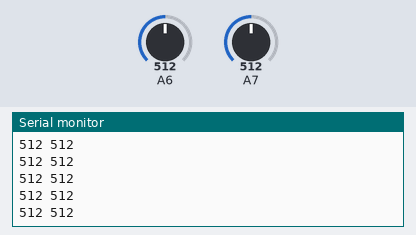
Recording of a sketch running on a simulated Arduino Nano, built with avr-gcc and run on an emulated ATmega328P. On the bench: the last lines printed to the serial monitor. The inputs (shaded band) are chosen by the test bench; at power-on: A6 = 512, A7 = 512.

Above: at 1.2 s.
1.3 s: A6 set to 716
At 1.31 s:
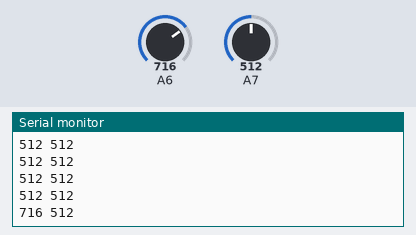
2.8 s: A7 set to 716
At 2.82 s:
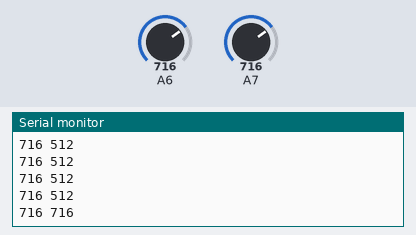
4.3 s: A6 set to 900
At 4.33 s:
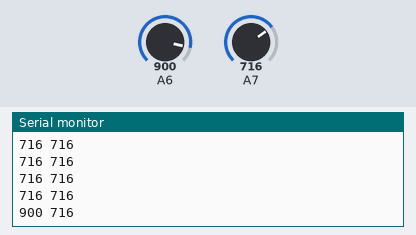
5.8 s: A7 set to 900
At 5.84 s:
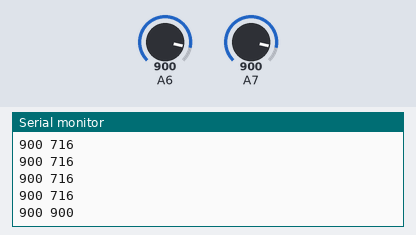
Timing chart, 0 to 8.3 s (numbered marks = the images above; inputs shaded):
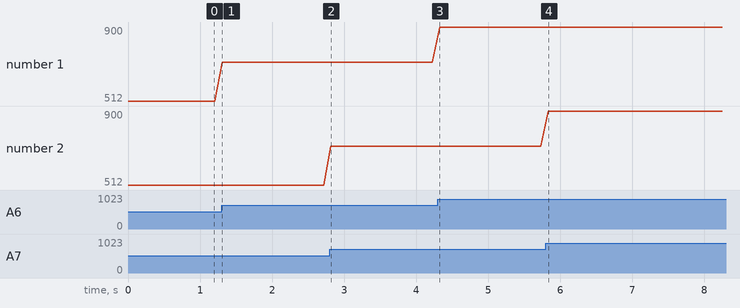

Measured:
- after the input at 1.3 s, the serial monitor: prints a new line at once (image 1)
- after the input at 2.8 s, the serial monitor: prints a new line at once (image 2)
- after the input at 4.3 s, the serial monitor: prints a new line at once (image 3)
- after the input at 5.8 s, the serial monitor: prints a new line at once (image 4)
- plotted number 1: 512 → 716 after the input at 1.3 s, 716 → 900 after the input at 4.3 s

The sketch:

analog-a6.ino
```cpp
// nano/analog-a6 — tests assert: A6 and A7 (ADC6/ADC7, the Nano's analog-only pins) read like
// A0: a line "<A6> <A7>" every 100 ms at 115200 baud; 1.25 V reads 256 and 3.75 V reads 768 (±2).
void setup() {
  Serial.begin(115200);
}

void loop() {
  Serial.print(analogRead(A6));
  Serial.print(' ');
  Serial.println(analogRead(A7));
  delay(100);
}
```
